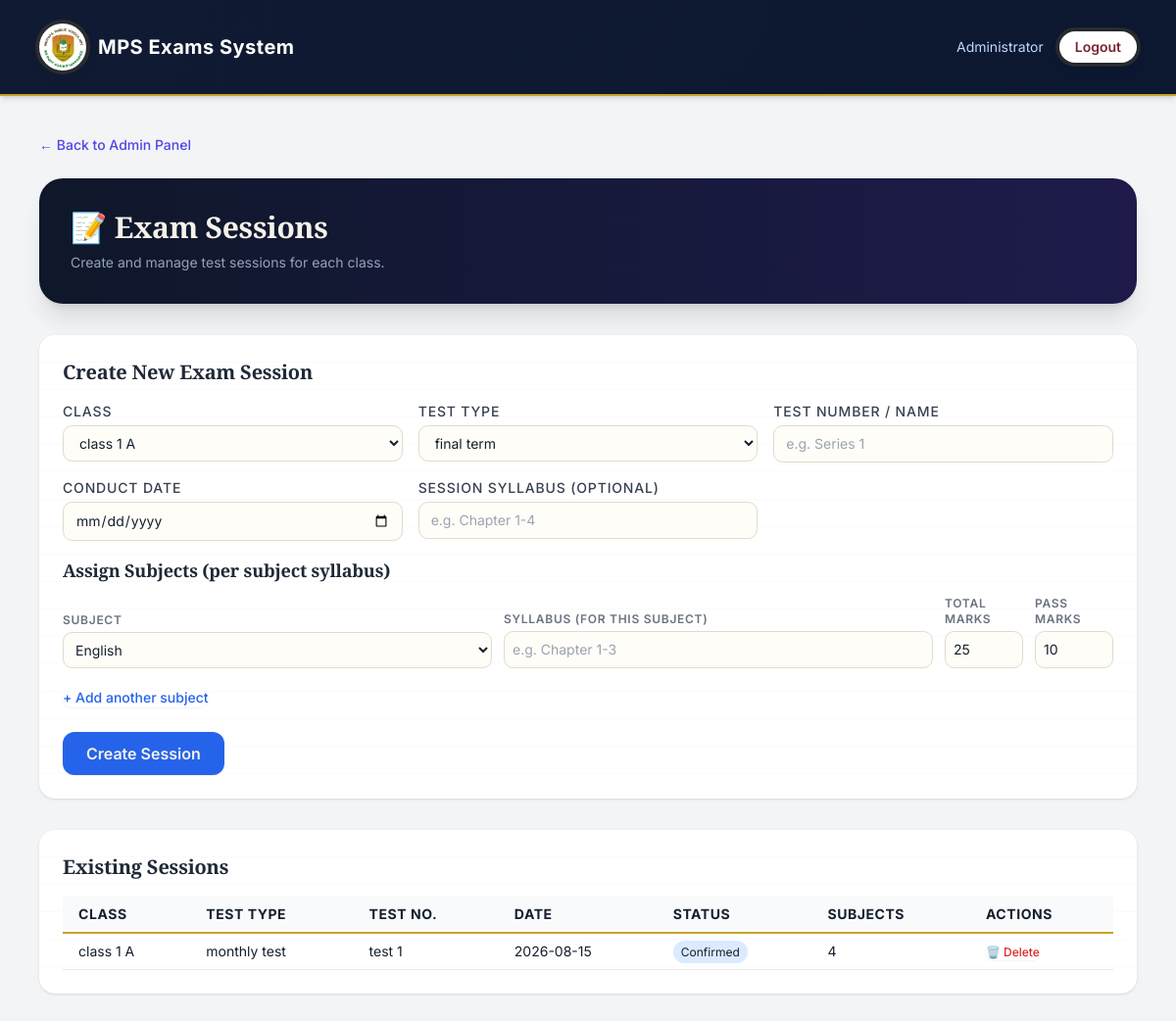
The app's page /admin/exam-sessions (signed in) with its own data.
### tables this page shows
CREATE TABLE exam_sessions (
            id INTEGER PRIMARY KEY AUTOINCREMENT,
            class_id INTEGER NOT NULL,
            test_type_id INTEGER NOT NULL,
            test_number TEXT NOT NULL,
            conduct_date TEXT NOT NULL,
            syllabus TEXT NOT NULL DEFAULT '',
            status TEXT NOT NULL DEFAULT 'open',
            created_at TEXT NOT NULL DEFAULT (datetime('now')), is_visible INTEGER NOT NULL DEFAULT 1,
            FOREIGN KEY (class_id) REFERENCES classes(id),
            FOREIGN KEY (test_type_id) REFERENCES test_types(id)
        );

CREATE TABLE classes (
            id INTEGER PRIMARY KEY AUTOINCREMENT,
            name TEXT UNIQUE NOT NULL
        );

CREATE TABLE test_types (
            id INTEGER PRIMARY KEY AUTOINCREMENT,
            name TEXT UNIQUE NOT NULL
        );

### routers/admin.py (the view)
@router.get("/admin/exam-sessions", response_class=HTMLResponse)
def admin_exam_sessions(request: Request):
    user = require_admin(request)
    conn = get_db()
    classes = conn.execute("SELECT * FROM classes ORDER BY name").fetchall()
    subjects = conn.execute("SELECT id, name, default_total_marks, default_passing_marks FROM subjects ORDER BY name").fetchall()
    test_types = conn.execute("SELECT * FROM test_types ORDER BY name").fetchall()
    sessions = conn.execute("""
        SELECT es.*, c.name as class_name, tt.name as test_type_name,
        (SELECT COUNT(*) FROM exam_session_subjects WHERE session_id = es.id) as subject_count
        FROM exam_sessions es
        JOIN classes c ON c.id = es.class_id
        JOIN test_types tt ON tt.id = es.test_type_id
        ORDER BY es.created_at DESC
    """).fetchall()
    conn.close()
    return templates.TemplateResponse("admin_exam_sessions.html", {
        "request": request,
        "user": user,
        "classes": classes,
        "subjects": subjects,
        "test_types": test_types,
        "sessions": sessions,
    })

### templates/admin_exam_sessions.html (shortened to what this page needs)
{% extends "base.html" %}
{% block main_class %}max-w-6xl mx-auto px-4 py-10{% endblock %}
{% block content %}
<div class="mb-6">
  <a href="/admin" class="text-indigo-600 text-sm hover:underline flex items-center gap-1 font-medium">← Back to Admin Panel</a>
</div>
<div class="mb-8 bg-gradient-to-r from-slate-900 to-indigo-950 rounded-3xl p-8 shadow-xl text-white">
  <h1 class="text-3xl font-extrabold">📝 Exam Sessions</h1>
  <p class="text-slate-400 text-sm mt-2">Create and manage test sessions for each class.</p>
</div>
{% set msg = request.query_params.get("msg") %}
<div class="bg-white rounded-2xl shadow p-6 mb-8">
  <h2 class="text-xl font-bold text-gray-800 mb-4">Create New Exam Session</h2>
  <form method="post" action="/admin/exam-sessions/create">
    <div class="grid grid-cols-1 sm:grid-cols-2 lg:grid-cols-3 gap-4 mb-4">
      <div>
        <label class="block text-sm font-medium text-gray-700 mb-1">Class</label>
        <select name="class_id" required class="w-full border rounded-lg px-3 py-2 text-sm">
          {% for cls in classes %}
          <option value="{{ cls.id }}">{{ cls.name }}</option>
          {% endfor %}
        </select>
      </div>
      <div>
        <label class="block text-sm font-medium text-gray-700 mb-1">Test Type</label>
        <select name="test_type_id" required class="w-full border rounded-lg px-3 py-2 text-sm">
          {% for tt in test_types %}
          <option value="{{ tt.id }}">{{ tt.name }}</option>
          {% endfor %}
        </select>
      </div>
      <div>
        <label class="block text-sm font-medium text-gray-700 mb-1">Test Number / Name</label>
        <input type="text" name="test_number" placeholder="e.g. Series 1" required class="w-full border rounded-lg px-3 py-2 text-sm">
      </div>
      <div>
        <label class="block text-sm font-medium text-gray-700 mb-1">Conduct Date</label>
        <input type="date" name="conduct_date" required class="w-full border rounded-lg px-3 py-2 text-sm">
      </div>
      <div>
        <label class="block text-sm font-medium text-gray-700 mb-1">Session Syllabus (optional)</label>
        <input type="text" name="session_syllabus" placeholder="e.g. Chapter 1-4" class="w-full border rounded-lg px-3 py-2 text-sm">
      </div>
    </div>
    <h3 class="text-lg font-semibold text-gray-800 mb-3">Assign Subjects (per subject syllabus)</h3>
    <div id="subjects-container">
      <div class="subject-row flex flex-wrap items-end gap-3 mb-3">
        <div class="flex-1 min-w-[150px]">
          <label class="block text-xs text-gray-500 mb-1">Subject</label>
          <select name="subject_id_0" class="w-full border rounded-lg px-2 py-2 text-sm subject-select">
            {% for subj in subjects %}
            <option value="{{ subj.id }}"
              data-default-total="{{ subj.default_total_marks or 25 }}"
              data-default-pass="{{ subj.default_passing_marks or 10 }}">
              {{ subj.name }}
            </option>
            {% endfor %}
          </select>
        </div>
        <div class="flex-1 min-w-[200px]">
          <label class="block text-xs text-gray-500 mb-1">Syllabus (for this subject)</label>
          <input type="text" name="syllabus_0" placeholder="e.g. Chapter 1-3" class="w-full border rounded-lg px-2 py-2 text-sm">
        </div>
        <div class="w-20">
          <label class="block text-xs text-gray-500 mb-1">Total Marks</label>
          <input type="number" name="total_marks_0" step="any" value="25" class="w-full border rounded-lg px-2 py-2 text-sm total-marks-input">
        </div>
        <div class="w-20">
          <label class="block text-xs text-gray-500 mb-1">Pass Marks</label>
          <input type="number" name="passing_marks_0" step="any" value="10" class="w-full border rounded-lg px-2 py-2 text-sm pass-marks-input">
        </div>
      </div>
    </div>
    <button type="button" id="add-subject" class="text-blue-600 hover:text-blue-800 text-sm font-medium mt-2">+ Add another subject</button>
    <div class="mt-6">
      <button type="submit" class="bg-blue-600 hover:bg-blue-700 text-white font-semibold py-2.5 px-6 rounded-xl">Create Session</button>
    </div>
  </form>
</div>
<div class="bg-white rounded-2xl shadow p-6">
  <h2 class="text-xl font-bold text-gray-800 mb-4">Existing Sessions</h2>
  {% if sessions %}
  <div class="overflow-x-auto">
    <table class="min-w-full text-sm">
      <thead class="bg-gray-50">
        <tr>
          <th class="px-4 py-2 text-left">Class</th>
          <th class="px-4 py-2 text-left">Test Type</th>
          <th class="px-4 py-2 text-left">Test No.</th>
          <th class="px-4 py-2 text-left">Date</th>
          <th class="px-4 py-2 text-left">Status</th>
          <th class="px-4 py-2 text-left">Subjects</th>
          <th class="px-4 py-2 text-left">Actions</th>
        </tr>
      </thead>
      <tbody>
        {% for sess in sessions %}
        <tr class="border-t">
          <td class="px-4 py-2">{{ sess.class_name }}</td>
          <td class="px-4 py-2">{{ sess.test_type_name }}</td>
          <td class="px-4 py-2">{{ sess.test_number }}</td>
          <td class="px-4 py-2">{{ sess.conduct_date }}</td>
          <td class="px-4 py-2">
            {% if sess.status == 'open' %}
            <span class="bg-green-100 text-green-700 text-xs px-2 py-1 rounded-full">Open</span>
            {% elif sess.status == 'confirmed' %}
            <span class="bg-blue-100 text-blue-700 text-xs px-2 py-1 rounded-full">Confirmed</span>
            {% else %}
            <span class="bg-gray-100 text-gray-700 text-xs px-2 py-1 rounded-full">{{ sess.status }}</span>
            {% endif %}
          </td>
          <td class="px-4 py-2">{{ sess.subject_count }}</td>
          <td class="px-4 py-2">
            <form method="post" action="/admin/exam-session/{{ sess.id }}/delete" onsubmit="return confirm('Delete this session?');">
              <button type="submit" class="text-red-600 hover:text-red-800 text-xs font-medium">🗑️ Delete</button>
            </form>
          </td>
        </tr>
        {% endfor %}
      </tbody>
    </table>
  </div>
  {% else %}
  <p class="text-gray-500 text-sm">No exam sessions created yet.</p>
  {% endif %}
</div>
{% endblock %}

### templates/base.html (style rules this page uses)
body { font-family: 'Inter', sans-serif; }

### records on screen
exam_sessions: class_name "class 1 A", test_type_name "monthly test", test_number "test 1", conduct_date "2026-08-15", status "Confirmed", subject_count "4"

### other values on screen
{{ user.full_name }} "Administrator"
form field class_id "class 1 A"
form field test_type_id "final term"
form field subject_id_0 "English"
